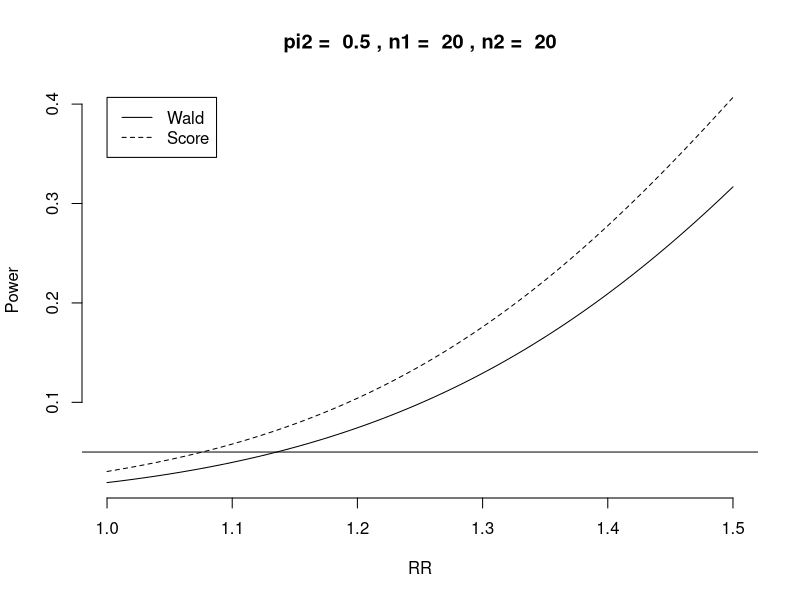

Write R code to recreate this figure.
rrTest <- function(n1, n2, pi1, pi2, alpha = .05){
  powerWald <- 0
  powerScore <- 0
  for (x in 1 : (n1-1)){
    for (y in 1 : (n2-1)){
      p1 <- x / n1
      p2 <- y / n2
      p <- (x + y) / (n1 + n2)
      est <- log(p1 / p2)
      seWald <- sqrt((1 - p1) / p1 / n1 + (1 - p2) / p2 / n2)
      seScore <- sqrt((1 - p) / p / n1 + (1 - p) / p / n2)
      z <- qnorm(1 - alpha / 2)
      zWald <- est / seWald
      zScore <- est /seScore
      prob <- dbinom(x, n1, pi1) * dbinom(y, n2, pi2)
      if (zWald >= z) powerWald <- powerWald + prob
      if (zScore >= z) powerScore <- powerScore + prob
    }
  }
  return(c(powerWald = powerWald, powerScore = powerScore))
}

n1 <- 20
n2 <- 20
pi1 <- .5
pi2 <- .5
rrTest(n1, n2, pi1, pi2)

rrVals <- seq(1, 1.5, by = .01)
pi2 <- .5
print(dbinom(n1, n1, rrVals[length(rrVals)] * pi2))
output <- t(sapply(rrVals,
                 function(rr){
                   pi1 <- rr * pi2
                   rrTest(n1, n2, pi1, pi2)
                 }
                 ))
plot(range(rrVals), range(output), type = "n", frame = F, xlab = "RR", ylab = "Power")
lines(rrVals, output[,1], lty = 1)
lines(rrVals, output[,2], lty = 2)
abline(h = .05)
title(paste("pi2 = ", pi2, ", n1 = ", n1, ", n2 = ", n2))
legend(min(rrVals), max(output), c("Wald", "Score"), lty = 1 : 2)
